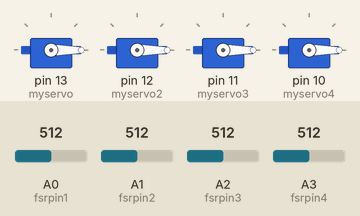
A sketch run on a simulated Arduino Uno, built with avr-gcc and run on an emulated ATmega328P. On the bench: 4 × servo. Inputs (shaded band) come from the test bench; at power-on: A0 (fsrpin1) = 512, A1 (fsrpin2) = 512, A2 (fsrpin3) = 512, A3 (fsrpin4) = 512. What the sketch prints to the serial monitor is not drawn.

Above: at 0.3 s.
Timing chart, 0 to 1.8 s (numbered marks = the images above):
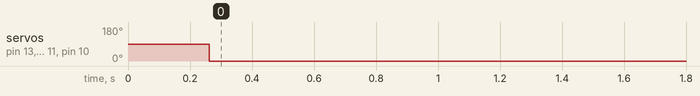

Measured:
- by itself, servo on pin 13 (myservo), servo on pin 12 (myservo2), servo on pin 11 (myservo3), servo on pin 10 (myservo4): 90° → 0° at 0.26 s

The sketch:

BT-FSR-ServoX2.ino
```cpp
/* Example code to use Force Sensitive Resistor (FSR) as toggle switch to control LED. More info: https://www.makerguides.com */
#include <Servo.h>
#include <SoftwareSerial.h>
Servo myservo;  // create servo object to control a servo
Servo myservo2;  // create servo object to control a servo
Servo myservo3;
Servo myservo4;

// Define pins:
#define fsrpin1 A0
#define fsrpin2 A1
#define fsrpin3 A2
#define fsrpin4 A3


// Define variables:
int fsrReading; // The current reading from the FSR
int fsrReading2; // The current reading from the FSR
int fsrReading3; // The current reading from the FSR
int fsrReading4; // The current reading from the FSR

int state = LOW; // The current state of the output pin
int previous = 0; // The previous reading from the FSR
int state2 = LOW;
int previous2 = 0;
int state3 = LOW;
int previous3 = 0;
int state4 = LOW;
int previous4 = 0;

bool isDropped1;
bool isDropped2;
bool isDropped3;
bool isDropped4;

//===============================
bool lightIsOn = true;
SoftwareSerial Bluetooth(7, 8);


// The follow variables are long's because the time, measured in miliseconds, will quickly become a bigger number than can be stored in an int:
long time = 0;  // The last time the output pin was toggled
long debounce = 40; // The debounce time, increase if the output flickers
void setup() {
  // Begin serial communication at a baud rate of 9600:
  Serial.begin(9600);
  // Set ledpin as output:


  //--------------------------------------
  myservo.attach(13);  // attaches the servo on pin 11 to the servo object
  myservo2.attach(12);
  myservo3.attach(11);
  myservo4.attach(10);
  //=============
  Bluetooth.begin(9600);
}


void loop() {
  // Read the FSR pin and store the output as fsrreading:
  fsrReading = analogRead(fsrpin1);
  fsrReading2 = analogRead(fsrpin2);
  fsrReading3 = analogRead(fsrpin3);
  fsrReading4 = analogRead(fsrpin4);
  delay(100);
  // Print the fsrreading in the serial monitor:
//   Serial.print("sensor1: ");
//  Serial.println(fsrReading);
//     Serial.print("sensor2: ");
//  Serial.println(fsrReading2);
//       Serial.print("sensor3: ");
//  Serial.println(fsrReading3);
//       Serial.print("sensor4: ");
//  Serial.println(fsrReading4);

  // If the input just went from below 500 to above 500 and we've waited long enough to ignore any noise on the circuit, toggle the output pin and remember the time:
  if (fsrReading > 200 && previous < 200 && millis() - time > debounce) {
    isDropped1 = true;
    Serial.print("Shit happened 1");
    time = millis();
  }
  delay(debounce);
  previous = fsrReading;

  if (fsrReading2 > 200 && previous2 < 200 && millis() - time > debounce) {
      isDropped2 = true;
      Serial.print("Shit happened 2");
    time = millis();
  }

  delay(debounce);
  previous2 = fsrReading2;

    if (fsrReading3 > 200 && previous3 < 200 && millis() - time > debounce) {
     isDropped3 = true;
     Serial.print("Shit happened 3");
    time = millis();
  }

  delay(debounce);
  previous3 = fsrReading3;

  if (fsrReading4 > 200 && previous4 < 200 && millis() - time > debounce) {
      isDropped4 = true;
      Serial.print("Shit happened 4");
    time = millis();
  }
  //digitalWrite(ledpin4, state4);
  delay(debounce);
  previous4 = fsrReading4;


 //=============================
 int command;
 bool isReset = false;

 myservo.write(0);
 myservo2.write(0);
 myservo3.write(0);
 myservo4.write(0);

  //if (Bluetooth.available()) {
   // command = Bluetooth.read();
    //if (command == 48)
    if(isDropped1 && isDropped2 && isDropped3 && isDropped4){
    {
      isReset == true;
      Serial.println("isReset set to true");
      Serial.println("0 / ON");
        myservo.write(130);
       // Serial.println(myservo.read());
       // Serial.println(myservo2.read());
        lightIsOn = true;
        //delay (1000);
        Serial.println("1 / OFF");

      myservo2.write(130);
      myservo3.write(130);
      myservo4.write(130);
      delay (500);
       myservo.write(0);
       //delay (500);
       myservo2.write(0);
       //delay (500);

      // delay (500);
       myservo3.write(0);
      // delay (500);

       //delay (500);
       myservo4.write(0);
     // Serial.println(myservo.read());
     // Serial.println(myservo2.read());
      lightIsOn = false;
      delay(300);

      isDropped1 = false;
      isDropped2 = false;
      isDropped3 = false;
      isDropped4 = false;

    }

//    else if (command == 49)
//    {
//      isReset == false;
//      Serial.println("isReset set to false");
//    }
//
//    switch (isReset) {
//      case true:
//      Serial.println("0 / ON");
//        myservo.write(90);
//        myservo2.write(10);
//       // Serial.println(myservo.read());
//       // Serial.println(myservo2.read());
//        lightIsOn = true;
//        delay (100);
//        break;
//        case false:
//          // A zero value input will turn off the LED
//      Serial.println("1 / OFF");
//      myservo.write(10);
//      myservo2.write(90);
//     // Serial.println(myservo.read());
//     // Serial.println(myservo2.read());
//      lightIsOn = false;
//      delay (100);
//      }


  }

}
//}
```
